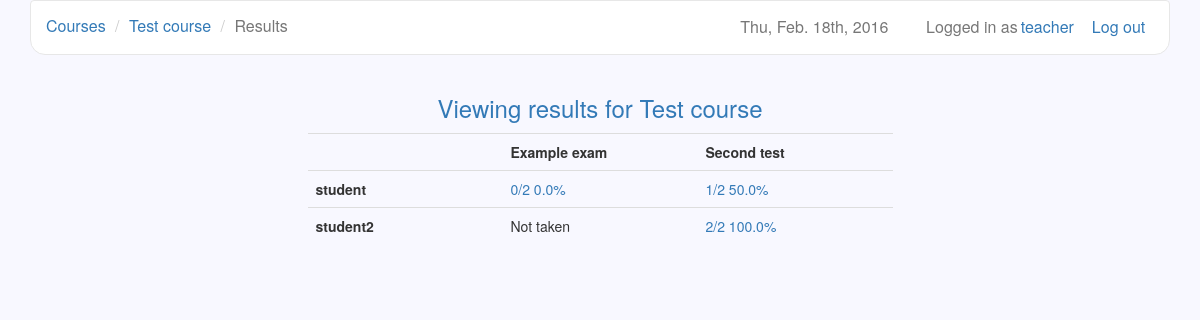
The app's page /courses/6/results (signed in) with its own data.
### users/models.py (models this page shows)
class User(AbstractUser):
    is_teacher = models.BooleanField(default=False)

### courses/models.py (models this page shows, shortened)
class Course(models.Model):
    owner = models.ForeignKey(settings.AUTH_USER_MODEL, related_name='owner')
    name = models.CharField(max_length=30)
    description = models.TextField(blank=True)
    created = models.DateTimeField(auto_now_add=True)
    updated = models.DateTimeField(auto_now=True)
    participants = models.ManyToManyField(settings.AUTH_USER_MODEL, blank=True,
        through='Participation')

class Participation(models.Model):
    user = models.ForeignKey(settings.AUTH_USER_MODEL)
    course = models.ForeignKey(Course)

### exams/models.py (models this page shows, shortened)
class Exam(models.Model):
    name = models.CharField(max_length=30)
    description = models.TextField(blank=True)
    created = models.DateTimeField(auto_now_add=True)
    updated = models.DateTimeField(auto_now=True)
    password = models.CharField(max_length=10, blank=True)
    time_limit = models.TimeField()
    active_from = models.DateTimeField()
    active_to = models.DateTimeField()
    course = models.ForeignKey(Course)
    category = models.CharField(max_length=30)
    question_count = models.IntegerField()
    questions = models.ManyToManyField(Question, blank=True,
        through='ExamQuestion')

### courses/views.py (the view)
# urls.py: url(r'^(?P<course_id>\d+)/results$', views.view_course_results,
@user_passes_test(teacher_check)
def view_course_results(request, course_id):
    course = Course.objects.get(id=course_id)
    if request.user == course.owner:
        participants = Participation.objects.filter(course=course_id)
        exams = Exam.objects.filter(course=course_id)
        scores = {}
        for participant in participants:
            scores[participant] = {}
            for exam in exams:
                try:
                    count = ExamQuestion.objects.filter(exam=exam).count()
                    score = Score.objects.get(user=participant.user,
                        exam=exam).score
                    scores[participant][exam] = format_score(score, count)
                except ObjectDoesNotExist:
                    scores[participant][exam] = "Not taken"
        return render(request, 'view_course_results.html', {'course': course,
            'exams': exams, 'scores': scores})
    return redirect('/courses/')

### courses/views.py (called while the page is built)
def teacher_check(user):
    if user.is_anonymous():
        return False
    return user.is_teacher

def format_score(score, count):
    percentage = str(float(score) / float(count) * 100) + '%'
    return str(score) + '/' + str(count) + ' ' + percentage

### courses/templates/view_course_results.html
{% extends 'base.html' %}
{% block navigation %}
  <li><a href="{% url 'teacher_courses' %}">Courses</a></li>
  <li><a href="{% url 'edit_course' course.id %}">{{ course.name }}</a></li>
  <li class="active">Results</li>
{% endblock %}
{% block header %}Viewing results for {{ course.name }}{% endblock %}
{% block dashboard %}
  <table class="table table-hover">
    <tr>
      <th></th>
      {% for exam in exams %}
        <th>{{ exam.name }}</th>
      {% endfor %}
    </tr>
    {% for student, value in scores.items %}
      <tr>
        <th>{{ student.user }}</th>
        {% for exam, score in value.items %}
          <td>
            {% if score == "Not taken" %}
              {{ score }}
            {% else %}
              <a href="{% url 'view_participant_result' course.id exam.id student.user.id %}">
                {{ score }}
              </a>
            {% endif %}
          </td>
        {% endfor %}
      </tr>
    {% endfor %}
  </table>
{% endblock %}

### django-lms/templates/base.html (shortened to what this page needs)
{% load staticfiles %}
<!DOCTYPE html>
<html>
  <head>
    <link href="/static/libs/bootstrap/css/bootstrap.min.css" rel="stylesheet">
    <link href="/static/libs/datetimepicker/jquery.datetimepicker.css"
      rel="stylesheet">
    <link href="/static/base.css" rel="stylesheet">
    <link rel="stylesheet" type="text/css" href="/static/libs/markitup/skins/simple/style.css">
    <link rel="stylesheet" type="text/css" href="/static/libs/markitup/sets/default/style.css">
  </head>
  <body>
    <div class="container">
      <nav class="navbar navbar-default" role="navigation">
        {% if user.is_active %}
          <a class="btn navbar-btn navbar-right" id="logout"
            href="{% url 'logout' %}">
            Log out
          </a>
          <a href="{% url 'profile' %}" class="navbar-text navbar-right" id="user">
              {{ user.username }}
          </a>
          <span class="navbar-text navbar-right">Logged in as</span>
        {% else %}
          <a class="navbar-brand" href="/">Django-LMS</a>
        {% endif %}
        <span class="navbar-text navbar-right" id="date">
          {% now "D, M. jS, Y" %}
        </span>
        <ul class="breadcrumb">
          {% block navigation %}{% endblock %}
        </ul>
      </nav>
      <div class="row">
        <h3 class="text-primary text-center">
          {% block header %}{% endblock %}
        </h3>
        <div class="list-group center">
          {% block dashboard %}{% endblock %}
        </div>
      </div>
    </div>
  </body>
</html>

### django-lms/static/base.css (style rules this page uses)
body { background-color: #F8F8FF; }
#date, #logout { margin-right: 1%; padding-right: 1%; font-size: 16px; }
#user { margin-right: 5px; margin-left: 3px; color: #337ab7; }
table { table-layout:fixed; width: 70%; border-collapse: collapse; }
td { word-wrap:break-word; }
.center { width: 50%; margin-top: 1%; margin-left: auto; margin-right: auto; }
.navbar { border-bottom-right-radius: 15px; border-bottom-left-radius: 15px; }
.navbar-default { background-color: white; }
.navbar-text { font-size: 16px; }
.breadcrumb { background-color: transparent; margin-top: 0.5%; margin-bottom: -1%; font-size: 16px; }

### records on screen
User: username "teacher"
Course: name "Test course"
Exam: name "Example exam", score "0/2 0.0%", score "Not taken"
Exam: name "Second test", score "1/2 50.0%", score "2/2 100.0%"
Participation: user "student"
Participation: user "student2"
